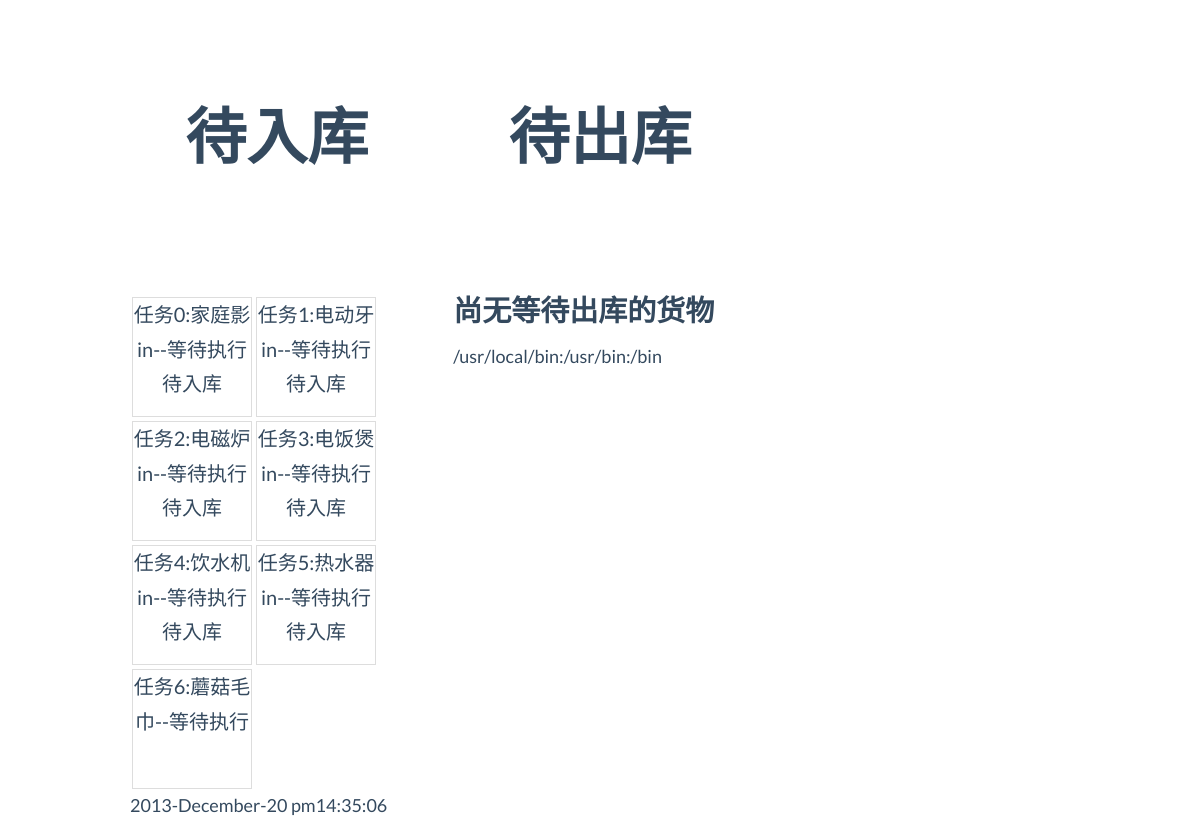
The page /core/taskToDo.php on the database its author committed.
### tables this page shows
CREATE TABLE `wApplications` (
  `appID` int(11) NOT NULL AUTO_INCREMENT,
  `wpID` int(11) DEFAULT NULL,
  `InStockID` char(50) NOT NULL,
  `appName` char(20) DEFAULT NULL,
  `appMaitou` char(20) NOT NULL,
  `appCount` int(11) DEFAULT NULL,
  `appIncludeItems` char(100) DEFAULT NULL,
  `appType` char(30) DEFAULT NULL,
  `appBookingDate` datetime DEFAULT NULL,
  `appDate` date DEFAULT NULL,
  `appOperator` char(30) DEFAULT NULL,
  `appFromTrayID` char(100) DEFAULT NULL,
  `appToTrayID` char(100) DEFAULT NULL,
  `appDeviceID` int(11) DEFAULT NULL,
  `appCameraFile` char(30) DEFAULT NULL,
  `appComplete` tinyint(1) DEFAULT NULL,
  `appStatus` char(20) DEFAULT NULL,
  `appSignned` char(30) DEFAULT NULL,
  PRIMARY KEY (`appID`)
);

### core/coreFunction.php (called while the page is built, shortened)
<?php
	include "_db.php";
	function refreshTaskJson() {
		global $connection;
		$query = "SELECT * FROM `wApplications` WHERE appSignned = '1'";
		$result = mysqli_query($connection, $query);
	}
	function getSignedApp($type="all"){
		global $connection;
		$taskPool = array();
		if($type == "in" || $type == "move" || $type == "out" )
			$Qpara = "WHERE appType = '".$type."' AND appSignned = '1'";
		else
			$Qpara = "WHERE appSignned = '1'";
		$query = "SELECT * FROM `wApplications` ".$Qpara;
		$result = mysqli_query($connection, $query);
		while( $row = mysqli_fetch_array($result) ){
			array_push($taskPool,$row);
		}
		return $taskPool;
	}
	$statusTextArray = array(
		0	=>"待入库",
		1	=>"写标签",
		2	=>"叉车取货",
		3	=>"进门",
		4	=>"入货位",
		5	=>"盘货记录",
		6	=>"取货出库",
		7	=>"出门",
		8	=>"装车",
		9	=>"出库完成"
	);
?>

### core/taskToDo.php (the view, shortened to what this page needs)
<!DOCTYPE html>
<html lang="cn">
  <head>
    <link href="../css/bootstrap.css" rel="stylesheet">
    <link href="../css/flat-ui.css" rel="stylesheet">
    <link href="../css/flat-ui-demo.css" rel="stylesheet">
  </head>
  <body>
    <div class="container">
    	<div class="row">
    		<div class="col-lg-4">
    			<h1 class="demo-headline">待入库</h1>
    			<?php
    				include "coreFunction.php";
    				$taskPool = getSignedApp("in");
    				refreshTaskJson();
    				echo "<ul class=\"bs-glyphicons\">";
    					for($i=0; $i<count($taskPool); $i++){
    						echo "<li>任务".$i.":".$taskPool[$i]['appName']."--等待执行".$statusTextArray[$taskPool[$i]['appStatus']]."</li>";
    					}
    				echo "</ul>";
    				echo date('o-F-d aG:i:s') . "\n";
    			?>
    		</div>
    		<div class="col-lg-4">
    			<h1 class="demo-headline">待出库</h1>
    			<?php
       				$taskPool = getSignedApp("out");
    				if(count($taskPool)>0){
	    				echo "<ul class=\"bs-glyphicons\">";
	    					for($i=0; $i<count($taskPool); $i++){
	    						echo "<li>任务".$i.":".$taskPool[$i]['appName']."--等待执行".$statusTextArray[$taskPool[$i]['appStatus']]."</li>";
	    					}
	    				echo "</ul>";
	    			}
	    			else {
	    				echo "<h4>尚无等待出库的货物</h4>";
	    			}
					echo $_SERVER["PATH"];
    			?>
    		</div>
	</div>
  </body>
</html>

### css/flat-ui.css (style rules this page uses)
body { font-family: "Lato", Helvetica, Arial, sans-serif; font-size: 18px; line-height: 1.72222; color: #34495e; background-color: #ffffff; }
h1, h2, h3, h4, h5, h6, .h1, .h2, .h3, .h4, .h5, .h6 { font-family: "Lato", Helvetica, Arial, sans-serif; font-weight: 700; line-height: 1.1; color: inherit; }
h1, h2, h3 { margin-top: 30px; margin-bottom: 15px; }
h4, h5, h6 { margin-top: 15px; margin-bottom: 15px; }
h1, .h1 { font-size: 61px; }
h4, .h4 { font-size: 29px; }
ul, ol { margin-bottom: 15px; }

### css/flat-ui-demo.css (style rules this page uses)
.container { max-width: 970px !important; }
.demo-headline { padding: 73px 0 110px; text-align: center; }

### core/taskToDo.php (style rules this page uses)
.bs-glyphicons { padding: 0px; list-style: none; overflow: hidden; margin: 0px; }
.bs-glyphicons li { float: left; width: 120px; height: 120px; padding: 0px; margin: 2px; font-size: 20px; text-align: center; border: 1px solid #ddd; list-style: none; }

### rows shown on the page
wapplications: appName "家庭影in", appStatus "待入库"
wapplications: appName "电动牙in", appStatus "待入库"
wapplications: appName "电磁炉in", appStatus "待入库"
wapplications: appName "电饭煲in", appStatus "待入库"
wapplications: appName "饮水机in", appStatus "待入库"
wapplications: appName "热水器in", appStatus "待入库"
wapplications: appName "蘑菇毛巾"

### other values the page prints
$_SERVER["PATH"] "/usr/local/bin:/usr/bin:/bin"
